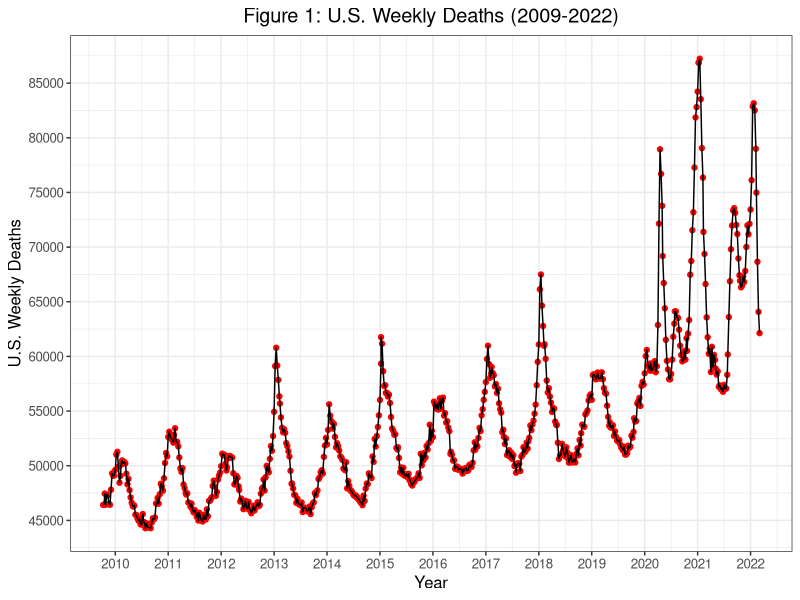
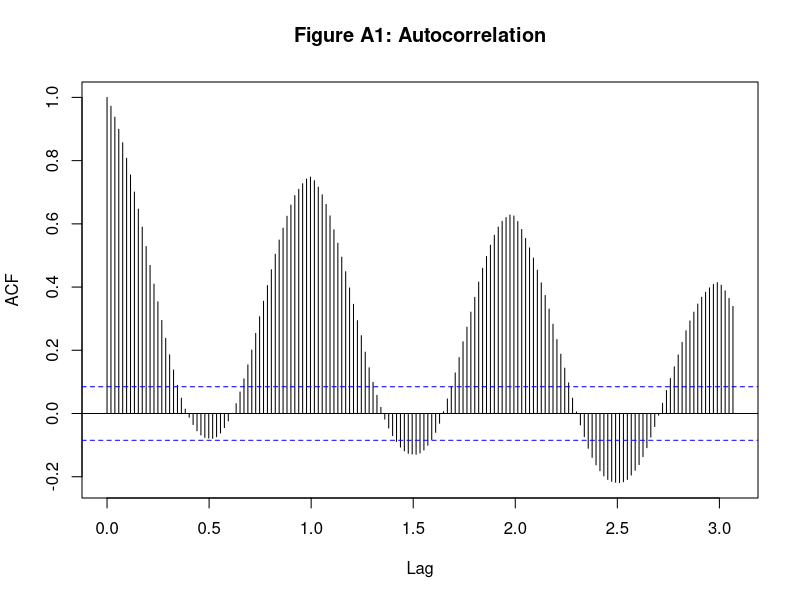
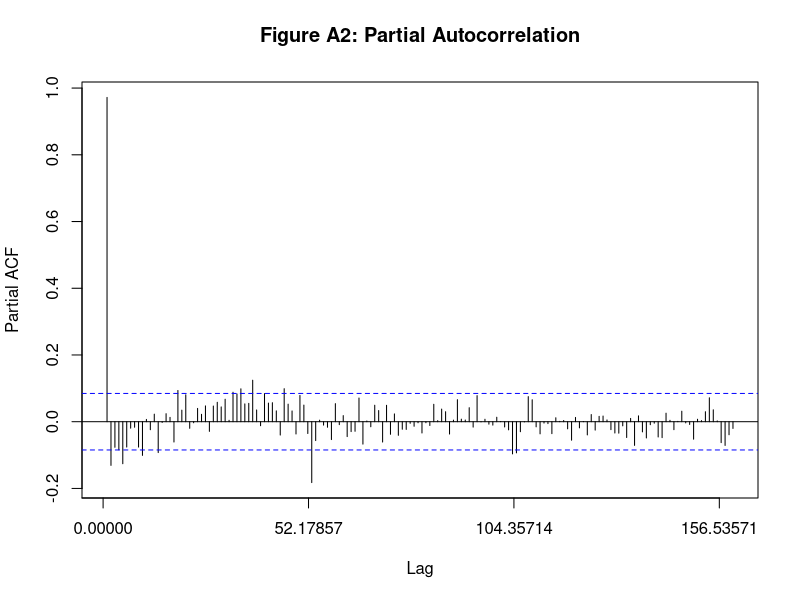
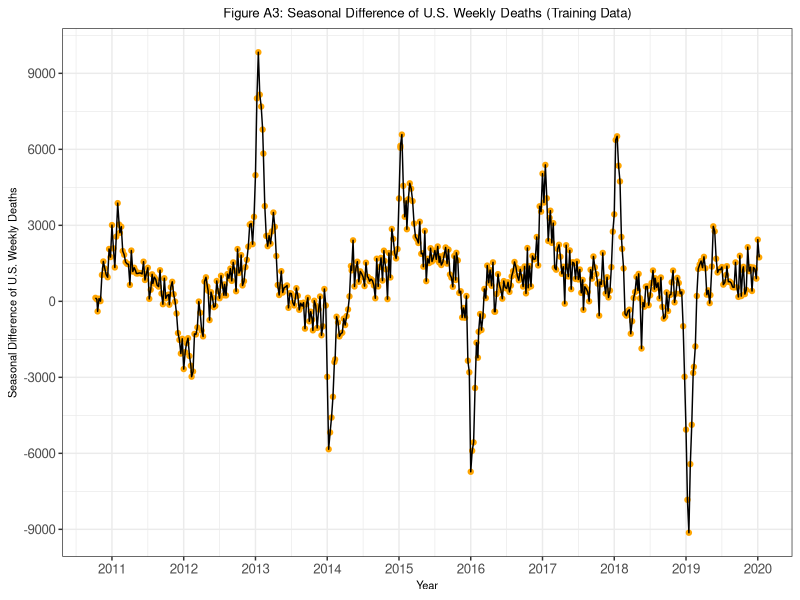

Write the R code that produced these figures, in order. (Note: a time limit stopped this script after it produced the figures.)
# Import Packages
library(ggplot2)
library(forecast)
library(urca)

# Import Data and Split into Training and Testing Data Sets
data <- read.csv("US_Weekly_Deaths.csv", as.is=T)
training_data <- as.ts(data[1:535,]) # Before COVID deaths
training_data <- ts(training_data, start = 2009.7665982, frequency = 52.17857)
testing_data <- as.ts(data[536:dim(data)[1],]) # Week 536 has first COVID death
testing_data <- ts(testing_data, start = 2020.03832991, frequency = 52.17857)

# Figure 1
# Plot of US Weekly Deaths (2009-2022)
ggplot(data, aes(x = Date, y = All.Deaths)) + 
  geom_point(col = "red") + 
  geom_line() +
  labs(x = "Year",
       y = "U.S. Weekly Deaths",
       title = "Figure 1: U.S. Weekly Deaths (2009-2022)") +
  scale_x_continuous(breaks = seq(2009, 2022, by = 1)) +
  scale_y_continuous(breaks = seq(45000, 85000, by = 5000)) +
  theme_bw() +
  theme(text = element_text(size = 12), 
        plot.title = element_text(hjust = 0.5))

# Time Series for All Deaths
Deaths <- training_data[,"All.Deaths"]
Year <- training_data[,"Year"]
Week <- training_data[,"Week"]

# Summary Statistics
summary(Deaths) # Summary of Weekly Deaths Pre-COVID (Training Dataset)
summary(testing_data[,"All.Deaths"]) # Summary of Weekly Deaths During COVID (Testing Dataset)

# Figure A1
# Autocorrelation
acf(Deaths, lag = 160, main = 'Figure A1: Autocorrelation') # acf

# Figure A2
# Partial Autocorrelation
Pacf(Deaths, lag = 160, main = 'Figure A2: Partial Autocorrelation') 

# Test for Stationarity Using Original Data from Training Set
# Kwiatkowski-Phillips-Schmidt-Shin (KPSS) test for Stationarity
summary(ur.kpss(Deaths)) # reject null (NOT stationary)

# Take Seasonal Difference of Weekly Deaths for Training Data Set
SD_Deaths <- diff(Deaths, lag = 52, differences = 1)

# Test for Stationarity Using Seasonally-Differenced Data from Training Set
summary(ur.kpss(SD_Deaths)) # stationary

# Figure A3
# Seasonal Difference of U.S. Weekly Deaths
SD_deaths_data <- data.frame(Year = training_data[53:length(Deaths),"Date"], SD_Deaths)

ggplot(SD_deaths_data, aes(x = Year, y = SD_Deaths)) + 
  geom_point(col = "orange") + 
  geom_line() +
  labs(x = "Year",
       y = "Seasonal Difference of U.S. Weekly Deaths",
       title = "Figure A3: Seasonal Difference of U.S. Weekly Deaths (Training Data)") +
  scale_x_continuous(breaks = seq(2009, 2020, by = 1)) +
  scale_y_continuous(breaks = seq(-15000, 15000, by = 3000)) +
  theme_bw() +
  theme(text = element_text(size = 12), 
        plot.title = element_text(hjust = 0.5),
        title = element_text(size = 8))

# Model Selection
# Seasonal Component (0, 1, 0)
M000 <- arima(Deaths, order = c(0,0,0), seasonal = list(order = c(0,1,0), period = 52))
M001 <- arima(Deaths, order = c(1,0,0), seasonal = list(order = c(0,1,0), period = 52))
M002 <- arima(Deaths, order = c(0,0,1), seasonal = list(order = c(0,1,0), period = 52))
M003 <- arima(Deaths, order = c(1,0,1), seasonal = list(order = c(0,1,0), period = 52))
M004 <- arima(Deaths, order = c(2,0,0), seasonal = list(order = c(0,1,0), period = 52))
M005 <- arima(Deaths, order = c(0,0,2), seasonal = list(order = c(0,1,0), period = 52))
M006 <- arima(Deaths, order = c(2,0,1), seasonal = list(order = c(0,1,0), period = 52))
M007 <- arima(Deaths, order = c(1,0,2), seasonal = list(order = c(0,1,0), period = 52))
M008 <- arima(Deaths, order = c(2,0,2), seasonal = list(order = c(0,1,0), period = 52))
M009 <- arima(Deaths, order = c(3,0,0), seasonal = list(order = c(0,1,0), period = 52))
M010 <- arima(Deaths, order = c(0,0,3), seasonal = list(order = c(0,1,0), period = 52))
M011 <- arima(Deaths, order = c(3,0,1), seasonal = list(order = c(0,1,0), period = 52))
M012 <- arima(Deaths, order = c(1,0,3), seasonal = list(order = c(0,1,0), period = 52))
M013 <- arima(Deaths, order = c(3,0,2), seasonal = list(order = c(0,1,0), period = 52))
M014 <- arima(Deaths, order = c(2,0,3), seasonal = list(order = c(0,1,0), period = 52))
M015 <- arima(Deaths, order = c(3,0,3), seasonal = list(order = c(0,1,0), period = 52))

# Seasonal Component (1, 1, 0)
M100 <- arima(Deaths, order = c(0,0,0), seasonal = list(order = c(1,1,0), period = 52))
M101 <- arima(Deaths, order = c(1,0,0), seasonal = list(order = c(1,1,0), period = 52))
M102 <- arima(Deaths, order = c(0,0,1), seasonal = list(order = c(1,1,0), period = 52))
M103 <- arima(Deaths, order = c(1,0,1), seasonal = list(order = c(1,1,0), period = 52))
M104 <- arima(Deaths, order = c(2,0,0), seasonal = list(order = c(1,1,0), period = 52))
M105 <- arima(Deaths, order = c(0,0,2), seasonal = list(order = c(1,1,0), period = 52))
M106 <- arima(Deaths, order = c(2,0,1), seasonal = list(order = c(1,1,0), period = 52))
M107 <- arima(Deaths, order = c(1,0,2), seasonal = list(order = c(1,1,0), period = 52))
M108 <- arima(Deaths, order = c(2,0,2), seasonal = list(order = c(1,1,0), period = 52))
M109 <- arima(Deaths, order = c(3,0,0), seasonal = list(order = c(1,1,0), period = 52))
M110 <- arima(Deaths, order = c(0,0,3), seasonal = list(order = c(1,1,0), period = 52))
M111 <- arima(Deaths, order = c(3,0,1), seasonal = list(order = c(1,1,0), period = 52))
M112 <- arima(Deaths, order = c(1,0,3), seasonal = list(order = c(1,1,0), period = 52))
M113 <- arima(Deaths, order = c(3,0,2), seasonal = list(order = c(1,1,0), period = 52))
M114 <- arima(Deaths, order = c(2,0,3), seasonal = list(order = c(1,1,0), period = 52))
M115 <- arima(Deaths, order = c(3,0,3), seasonal = list(order = c(1,1,0), period = 52))

# Seasonal Component (0, 1, 1)
M200 <- arima(Deaths, order = c(0,0,0), seasonal = list(order = c(0,1,1), period = 52))
M201 <- arima(Deaths, order = c(1,0,0), seasonal = list(order = c(0,1,1), period = 52))
M202 <- arima(Deaths, order = c(0,0,1), seasonal = list(order = c(0,1,1), period = 52))
M203 <- arima(Deaths, order = c(1,0,1), seasonal = list(order = c(0,1,1), period = 52))
M204 <- arima(Deaths, order = c(2,0,0), seasonal = list(order = c(0,1,1), period = 52))
M205 <- arima(Deaths, order = c(0,0,2), seasonal = list(order = c(0,1,1), period = 52))
M206 <- arima(Deaths, order = c(2,0,1), seasonal = list(order = c(0,1,1), period = 52))
M207 <- arima(Deaths, order = c(1,0,2), seasonal = list(order = c(0,1,1), period = 52))
M208 <- arima(Deaths, order = c(2,0,2), seasonal = list(order = c(0,1,1), period = 52))
M209 <- arima(Deaths, order = c(3,0,0), seasonal = list(order = c(0,1,1), period = 52))
M210 <- arima(Deaths, order = c(0,0,3), seasonal = list(order = c(0,1,1), period = 52))
M211 <- arima(Deaths, order = c(3,0,1), seasonal = list(order = c(0,1,1), period = 52))
M212 <- arima(Deaths, order = c(1,0,3), seasonal = list(order = c(0,1,1), period = 52))
M213 <- arima(Deaths, order = c(3,0,2), seasonal = list(order = c(0,1,1), period = 52))
M214 <- arima(Deaths, order = c(2,0,3), seasonal = list(order = c(0,1,1), period = 52))
M215 <- arima(Deaths, order = c(3,0,3), seasonal = list(order = c(0,1,1), period = 52))

# Seasonal Component (1, 1, 1)
M300 <- arima(Deaths, order = c(0,0,0), seasonal = list(order = c(1,1,1), period = 52))
M301 <- arima(Deaths, order = c(1,0,0), seasonal = list(order = c(1,1,1), period = 52))
M302 <- arima(Deaths, order = c(0,0,1), seasonal = list(order = c(1,1,1), period = 52))
M303 <- arima(Deaths, order = c(1,0,1), seasonal = list(order = c(1,1,1), period = 52))
M304 <- arima(Deaths, order = c(2,0,0), seasonal = list(order = c(1,1,1), period = 52))
M305 <- arima(Deaths, order = c(0,0,2), seasonal = list(order = c(1,1,1), period = 52))
M306 <- arima(Deaths, order = c(2,0,1), seasonal = list(order = c(1,1,1), period = 52))
M307 <- arima(Deaths, order = c(1,0,2), seasonal = list(order = c(1,1,1), period = 52))
M308 <- arima(Deaths, order = c(2,0,2), seasonal = list(order = c(1,1,1), period = 52))
M309 <- arima(Deaths, order = c(3,0,0), seasonal = list(order = c(1,1,1), period = 52))
M310 <- arima(Deaths, order = c(0,0,3), seasonal = list(order = c(1,1,1), period = 52))
M311 <- arima(Deaths, order = c(3,0,1), seasonal = list(order = c(1,1,1), period = 52))
M312 <- arima(Deaths, order = c(1,0,3), seasonal = list(order = c(1,1,1), period = 52))
M313 <- arima(Deaths, order = c(3,0,2), seasonal = list(order = c(1,1,1), period = 52))
M314 <- arima(Deaths, order = c(2,0,3), seasonal = list(order = c(1,1,1), period = 52))
M315 <- arima(Deaths, order = c(3,0,3), seasonal = list(order = c(1,1,1), period = 52))

# Seasonal Component (2, 1, 0)
M400 <- arima(Deaths, order = c(0,0,0), seasonal = list(order = c(2,1,0), period = 52))
M401 <- arima(Deaths, order = c(1,0,0), seasonal = list(order = c(2,1,0), period = 52))
M402 <- arima(Deaths, order = c(0,0,1), seasonal = list(order = c(2,1,0), period = 52))
M403 <- arima(Deaths, order = c(1,0,1), seasonal = list(order = c(2,1,0), period = 52))
M404 <- arima(Deaths, order = c(2,0,0), seasonal = list(order = c(2,1,0), period = 52))
M405 <- arima(Deaths, order = c(0,0,2), seasonal = list(order = c(2,1,0), period = 52))
M406 <- arima(Deaths, order = c(2,0,1), seasonal = list(order = c(2,1,0), period = 52))
M407 <- arima(Deaths, order = c(1,0,2), seasonal = list(order = c(2,1,0), period = 52))
M408 <- arima(Deaths, order = c(2,0,2), seasonal = list(order = c(2,1,0), period = 52))
M409 <- arima(Deaths, order = c(3,0,0), seasonal = list(order = c(2,1,0), period = 52))
M410 <- arima(Deaths, order = c(0,0,3), seasonal = list(order = c(2,1,0), period = 52))
M411 <- arima(Deaths, order = c(3,0,1), seasonal = list(order = c(2,1,0), period = 52))
M412 <- arima(Deaths, order = c(1,0,3), seasonal = list(order = c(2,1,0), period = 52))
M413 <- arima(Deaths, order = c(3,0,2), seasonal = list(order = c(2,1,0), period = 52))
M414 <- arima(Deaths, order = c(2,0,3), seasonal = list(order = c(2,1,0), period = 52))
M415 <- arima(Deaths, order = c(3,0,3), seasonal = list(order = c(2,1,0), period = 52))

# Seasonal Component (0, 1, 2)
M500 <- arima(Deaths, order = c(0,0,0), seasonal = list(order = c(0,1,2), period = 52))
M501 <- arima(Deaths, order = c(1,0,0), seasonal = list(order = c(0,1,2), period = 52))
M502 <- arima(Deaths, order = c(0,0,1), seasonal = list(order = c(0,1,2), period = 52))
M503 <- arima(Deaths, order = c(1,0,1), seasonal = list(order = c(0,1,2), period = 52))
M504 <- arima(Deaths, order = c(2,0,0), seasonal = list(order = c(0,1,2), period = 52))
M505 <- arima(Deaths, order = c(0,0,2), seasonal = list(order = c(0,1,2), period = 52))
M506 <- arima(Deaths, order = c(2,0,1), seasonal = list(order = c(0,1,2), period = 52))
M507 <- arima(Deaths, order = c(1,0,2), seasonal = list(order = c(0,1,2), period = 52))
M508 <- arima(Deaths, order = c(2,0,2), seasonal = list(order = c(0,1,2), period = 52))
M509 <- arima(Deaths, order = c(3,0,0), seasonal = list(order = c(0,1,2), period = 52))
M510 <- arima(Deaths, order = c(0,0,3), seasonal = list(order = c(0,1,2), period = 52))
M511 <- arima(Deaths, order = c(3,0,1), seasonal = list(order = c(0,1,2), period = 52))
M512 <- arima(Deaths, order = c(1,0,3), seasonal = list(order = c(0,1,2), period = 52))
M513 <- arima(Deaths, order = c(3,0,2), seasonal = list(order = c(0,1,2), period = 52))
M514 <- arima(Deaths, order = c(2,0,3), seasonal = list(order = c(0,1,2), period = 52))
M515 <- arima(Deaths, order = c(3,0,3), seasonal = list(order = c(0,1,2), period = 52))

# Seasonal Component (2, 1, 1)
M600 <- arima(Deaths, order = c(0,0,0), seasonal = list(order = c(2,1,1), period = 52))
M601 <- arima(Deaths, order = c(1,0,0), seasonal = list(order = c(2,1,1), period = 52))
M602 <- arima(Deaths, order = c(0,0,1), seasonal = list(order = c(2,1,1), period = 52))
M603 <- arima(Deaths, order = c(1,0,1), seasonal = list(order = c(2,1,1), period = 52))
M604 <- arima(Deaths, order = c(2,0,0), seasonal = list(order = c(2,1,1), period = 52))
M605 <- arima(Deaths, order = c(0,0,2), seasonal = list(order = c(2,1,1), period = 52))
M606 <- arima(Deaths, order = c(2,0,1), seasonal = list(order = c(2,1,1), period = 52))
M607 <- arima(Deaths, order = c(1,0,2), seasonal = list(order = c(2,1,1), period = 52))
M608 <- arima(Deaths, order = c(2,0,2), seasonal = list(order = c(2,1,1), period = 52))
M609 <- arima(Deaths, order = c(3,0,0), seasonal = list(order = c(2,1,1), period = 52))
M610 <- arima(Deaths, order = c(0,0,3), seasonal = list(order = c(2,1,1), period = 52))
M611 <- arima(Deaths, order = c(3,0,1), seasonal = list(order = c(2,1,1), period = 52))
M612 <- arima(Deaths, order = c(1,0,3), seasonal = list(order = c(2,1,1), period = 52))
M613 <- arima(Deaths, order = c(3,0,2), seasonal = list(order = c(2,1,1), period = 52))
M614 <- arima(Deaths, order = c(2,0,3), seasonal = list(order = c(2,1,1), period = 52))
M615 <- arima(Deaths, order = c(3,0,3), seasonal = list(order = c(2,1,1), period = 52))

# Seasonal Component (1, 1, 2)
M700 <- arima(Deaths, order = c(0,0,0), seasonal = list(order = c(1,1,2), period = 52))
M701 <- arima(Deaths, order = c(1,0,0), seasonal = list(order = c(1,1,2), period = 52))
M702 <- arima(Deaths, order = c(0,0,1), seasonal = list(order = c(1,1,2), period = 52))
M703 <- arima(Deaths, order = c(1,0,1), seasonal = list(order = c(1,1,2), period = 52))
M704 <- arima(Deaths, order = c(2,0,0), seasonal = list(order = c(1,1,2), period = 52))
M705 <- arima(Deaths, order = c(0,0,2), seasonal = list(order = c(1,1,2), period = 52))
M706 <- arima(Deaths, order = c(2,0,1), seasonal = list(order = c(1,1,2), period = 52))
M707 <- arima(Deaths, order = c(1,0,2), seasonal = list(order = c(1,1,2), period = 52))
M708 <- arima(Deaths, order = c(2,0,2), seasonal = list(order = c(1,1,2), period = 52))
M709 <- arima(Deaths, order = c(3,0,0), seasonal = list(order = c(1,1,2), period = 52))
M710 <- arima(Deaths, order = c(0,0,3), seasonal = list(order = c(1,1,2), period = 52))
M711 <- arima(Deaths, order = c(3,0,1), seasonal = list(order = c(1,1,2), period = 52))
M712 <- arima(Deaths, order = c(1,0,3), seasonal = list(order = c(1,1,2), period = 52))
M713 <- arima(Deaths, order = c(3,0,2), seasonal = list(order = c(1,1,2), period = 52))
M714 <- arima(Deaths, order = c(2,0,3), seasonal = list(order = c(1,1,2), period = 52))
M715 <- arima(Deaths, order = c(3,0,3), seasonal = list(order = c(1,1,2), period = 52))

# Seasonal Component (2, 1, 2)
M800 <- arima(Deaths, order = c(0,0,0), seasonal = list(order = c(2,1,2), period = 52))
M801 <- arima(Deaths, order = c(1,0,0), seasonal = list(order = c(2,1,2), period = 52))
M802 <- arima(Deaths, order = c(0,0,1), seasonal = list(order = c(2,1,2), period = 52))
M803 <- arima(Deaths, order = c(1,0,1), seasonal = list(order = c(2,1,2), period = 52))
M804 <- arima(Deaths, order = c(2,0,0), seasonal = list(order = c(2,1,2), period = 52))
M805 <- arima(Deaths, order = c(0,0,2), seasonal = list(order = c(2,1,2), period = 52))
M806 <- arima(Deaths, order = c(2,0,1), seasonal = list(order = c(2,1,2), period = 52))
M807 <- arima(Deaths, order = c(1,0,2), seasonal = list(order = c(2,1,2), period = 52))
M808 <- arima(Deaths, order = c(2,0,2), seasonal = list(order = c(2,1,2), period = 52))
M809 <- arima(Deaths, order = c(3,0,0), seasonal = list(order = c(2,1,2), period = 52))
M810 <- arima(Deaths, order = c(0,0,3), seasonal = list(order = c(2,1,2), period = 52))
M811 <- arima(Deaths, order = c(3,0,1), seasonal = list(order = c(2,1,2), period = 52))
M812 <- arima(Deaths, order = c(1,0,3), seasonal = list(order = c(2,1,2), period = 52))
M813 <- arima(Deaths, order = c(3,0,2), seasonal = list(order = c(2,1,2), period = 52))
M814 <- arima(Deaths, order = c(2,0,3), seasonal = list(order = c(2,1,2), period = 52))
M815 <- arima(Deaths, order = c(3,0,3), seasonal = list(order = c(2,1,2), period = 52))

# Compare Model AIC's
# Compare Models (choose one with lowest AIC)
AIC(M000, M001, M002, M003, M004, M005, M006, M007,
    M008, M009, M010, M011, M012, M013, M014, M015,
    M100, M101, M102, M103, M104, M105, M106, M107,
    M108, M109, M110, M111, M112, M113, M114, M115,
    M200, M201, M202, M203, M204, M205, M206, M207,
    M208, M209, M210, M211, M212, M213, M214, M215,
    M300, M301, M302, M303, M304, M305, M306, M307,
    M308, M309, M310, M311, M312, M313, M314, M315,
    M400, M401, M402, M403, M404, M405, M406, M407,
    M408, M409, M410, M411, M412, M413, M414, M415,
    M500, M501, M502, M503, M504, M505, M506, M507,
    M508, M509, M510, M511, M512, M513, M514, M515,
    M600, M601, M602, M603, M604, M605, M606, M607,
    M608, M609, M610, M611, M612, M613, M614, M615,
    M700, M701, M702, M703, M704, M705, M706, M707,
    M708, M709, M710, M711, M712, M713, M714, M715,
    M800, M801, M802, M803, M804, M805, M806, M807,
    M808, M809, M810, M811, M812, M813, M814, M815)

# Final Model: M513: ARIMA(3, 0, 2)(0, 1, 2) [52]
M513 <- arima(Deaths, order = c(3,0,2), seasonal = list(order = c(0,1,2), period = 52))
summary(M513)

# Figure A4
tsdisplay(residuals(M513), lag.max = 100, main='Figure A4: Model Residuals')

# Model Forecasting
forecast <- forecast(M513, h = 113) # 113 weeks in the testing data set

# Figure A5
plot(forecast, xlab = "Year", 
     ylab = "U.S. Weekly Deaths", 
     main = "Figure A5: Observed and Predicted U.S. Weekly Deaths",
     ylim = c(35000, 90000), cex.main = 0.85)
lines(testing_data[,"All.Deaths"], col = "red")
legend("topleft", legend = c("Observed Deaths (Pre-COVID)", "Observed Deaths (During COVID-19 Pandemic)", "Predicted Deaths Point Estimate (During COVID-19 Pandemic)", "Predicted Deaths 80% Prediction Interval", "Predicted Deaths 95% Prediction Interval"), 
       lty = 1, lwd = c(2, 2, 2, 10, 10), col = c("black", "red", "blue", "lightsteelblue4", "gray85"), cex = 0.5)

# Compute Excess Deaths
point_estimate <- forecast$mean
upper_bound <- forecast$upper[,2]
excess_deaths <- as.numeric(testing_data[,"All.Deaths"]) - as.numeric(upper_bound)
excess_deaths_data <- data.frame(Year = testing_data[,"Date"], COVID_deaths = testing_data[,"COVID.19.Deaths"], excess_deaths)

# Total Excess Deaths
sum(excess_deaths) # total number of excess deaths

# Total COVID-19 Deaths
sum(testing_data[,"COVID.19.Deaths"]) # total number of COVID deaths

# Correlation Between Excess Deaths and COVID-19 Deaths
round(cor(excess_deaths, testing_data[,"COVID.19.Deaths"]), 3)
cor.test(excess_deaths, testing_data[,"COVID.19.Deaths"])

# Figure 2
ggplot(excess_deaths_data, aes(x = Year, y = excess_deaths)) + 
  geom_point(data = excess_deaths_data, aes(x = Year, y = excess_deaths), color = "black") +
  geom_point(data = excess_deaths_data, aes(x = Year, y = COVID_deaths), color = "black") +
  geom_line(data = excess_deaths_data, aes(x = Year, y = excess_deaths, color = 'Excess Deaths')) +
  geom_line(data = excess_deaths_data, aes(x = Year, y = COVID_deaths, color = 'COVID-19 Deaths')) +
  labs(x = "Year",
       y = "U.S. Weekly Deaths",
       title = "Figure 2: U.S. Weekly Excess Deaths and COVID-19 Deaths (2020-2022)") +
  scale_x_continuous(breaks = seq(2020, 2022.5, by = 0.5)) +
  scale_y_continuous(breaks = seq(0, 30000, by = 5000)) +
  theme_bw() +
  theme(text = element_text(size = 7),
        plot.title = element_text(hjust = 0.5)) +
  scale_color_manual(name = 'Legend',
                     breaks=c("Excess Deaths", "COVID-19 Deaths"),
                     values=c("Excess Deaths" = "blue", "COVID-19 Deaths" = "red"))
